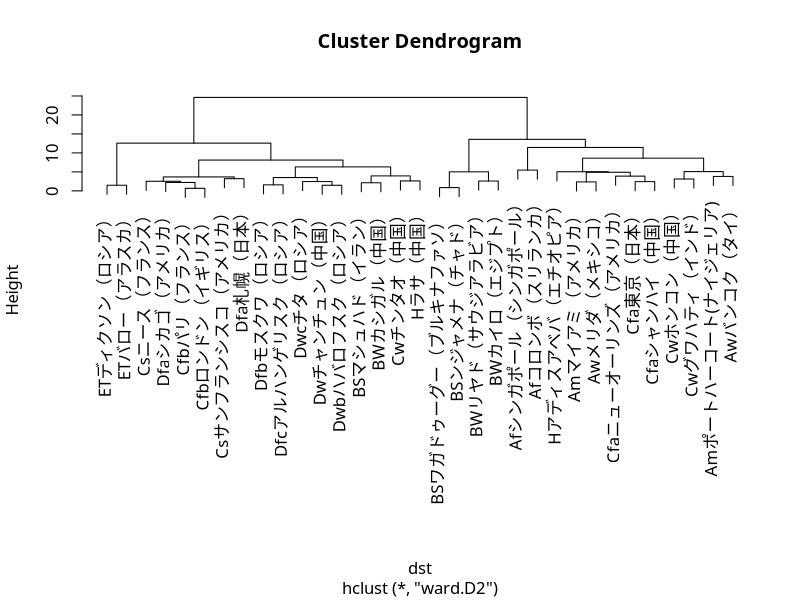
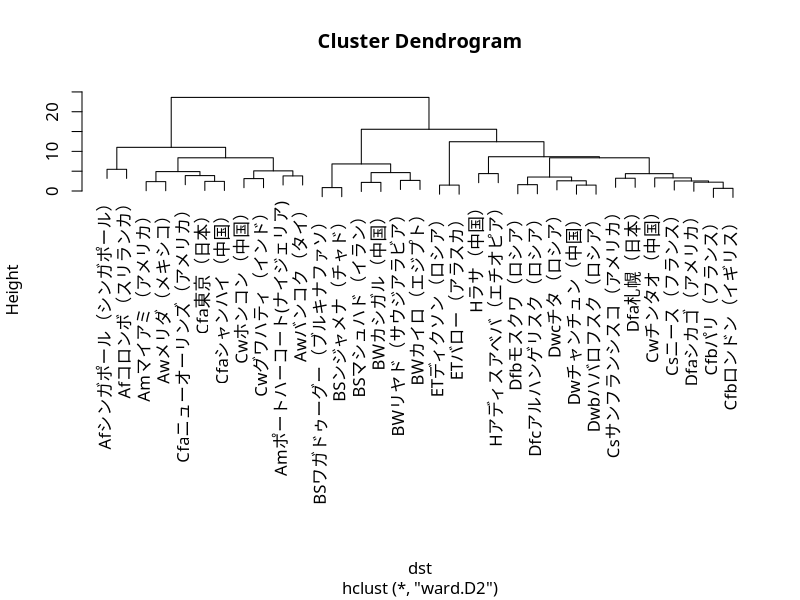
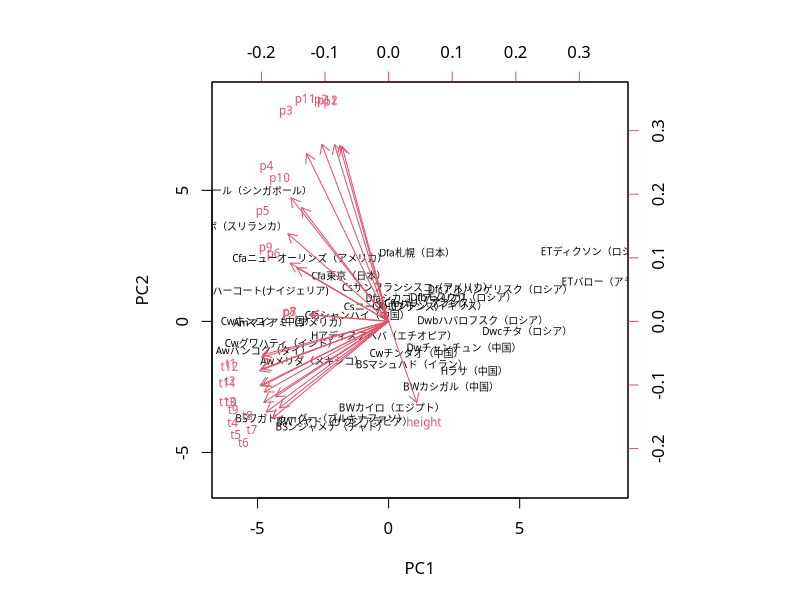
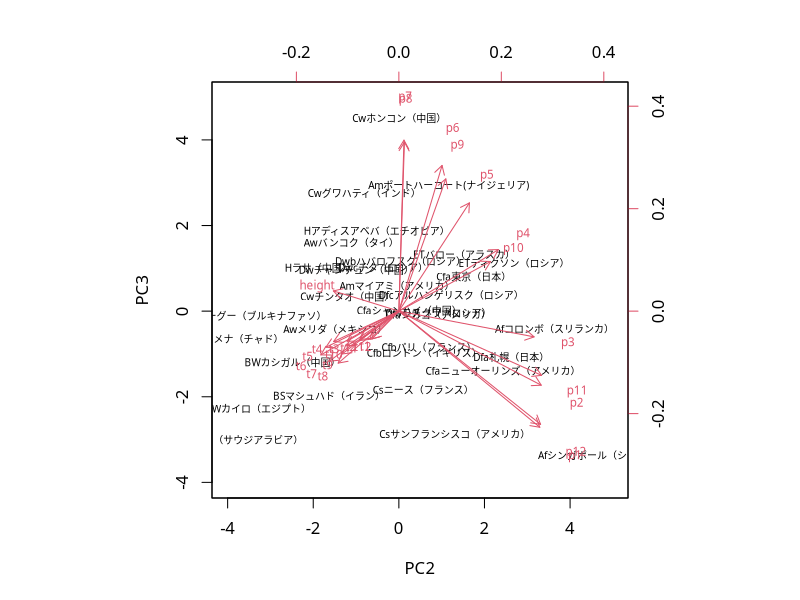

Write the R code that produced these figures, in order. (Note: this script raises an error after producing the figures.)
par(family = "HiraginoSans-W4")
koeppen <- read.csv(file="world_temp_prec.csv", row.names=1, header=TRUE, fileEncoding="utf8") 
## 4.1クラスター分析
## 4.1.1 各月の気温と降水量のデータを使ったとき
mydata <- subset(koeppen, select=-c(class,height,t_year,p_year)) # 各月の気温と降水量のデータを使う。
## 階層的クラスタリングの実行:
dst <- dist(scale(mydata)) # ユークリッド距離
est <- hclust(dst, method="ward.D2") # Ward法 (代表的な方法の一つ)
plot(est)
## 結果の確認 (各クラスター内の都市名を表示)
clust <- cutree(est,5) # 気候区分を5つに分ける。
perf <- rownames(mydata) # 都市名の取得
perf[clust==1] # Af（熱帯雨林気候）
perf[clust==2] # A（Af以外）とC
perf[clust==3] # BとCとD
perf[clust==4] # BSとBW
perf[clust==5] # ET（ツンドラ気候）

## 4.1.2 高度、各月の気温と降水量のデータを使ったとき
mydata <- subset(koeppen, select=-c(class,t_year,p_year)) # 高度のデータを加えてみる。
## 階層的クラスタリングの実行:
dst <- dist(scale(mydata)) # ユークリッド距離
est <- hclust(dst, method="ward.D2") # Ward法 (代表的な方法の一つ)
plot(est)
## 結果の確認 (各クラスター内の都市名を表示)
clust <- cutree(est,6) # 気候区分を6つに分ける。
perf <- rownames(mydata) # 都市名の取得
perf[clust==1] # Af（熱帯雨林気候）
perf[clust==2] # A（Af以外）とC
perf[clust==3] # B（乾燥帯気候）
perf[clust==4] # CとD
perf[clust==5] # ET（ツンドラ気候）
perf[clust==6] # H（高山気候）

## 4.2 主成分分析
est <- prcomp(mydata, scale=TRUE) # 主成分分析の実行（4.1.2のmydataを使用）
biplot(est,cex=c(0.6, 0.7), scale=0) # バイプロット(第1 vs 第2主成分)
biplot(est,choices=c(2,3),cex=c(0.6, 0.7), scale=0) # バイプロット(第2 vs 第3主成分)

## 4.3 判別分析
mydata <- subset(koeppen, select=-c(t_year,p_year)) 
items <- c("A", "B", "C", "D")
abcd <- subset(mydata, mydata$class %in% items) # データ数が少ないEとHは除く。
levels(abcd$class) <- c("A", "B", "C", "D", "A", "B") # 因子の水準属性を変更。つまりEとHを除く。
#pairs(subset(mydata, select=-class), col=rainbow(4)[mydata$class])
## データをランダムに２分割 (一方を訓練データ, もう一方を試験データ)
set.seed(123)
idx <- sample.int(nrow(abcd), size=nrow(abcd)/2)
abcd.train <- abcd[idx, ] # 訓練データ
abcd.test <- abcd[-idx, ] # テストデータ
require(caret) 
## LOO CV の例 (lda/qdaは標準で装備している)
## 線形判別（データ数が少ないので上手くいかない）
myld <- lda(class ~ ., data=abcd.train)
myldloo <- lda(class ~ ., data=abcd.train, CV=TRUE)
table(true=abcd.train$class,est=predict(myld)$class) # 訓練誤差
table(true=abcd.train$class,est=myldloo$class)  # CVによる予測誤差
## 線形判別は過学習している
## 2次判別（データ数が少ないのでそもそも出来ない）
#myqd <- qda(class ~ ., data=abcd.train)
#myqdloo <- qda(class ~ ., data=abcd.train, CV=TRUE)
#table(true=abcd.train$class,est=predict(myqd)$class) # 訓練誤差
#table(true=abcd.train$class,est=myqdloo$class)  # CVによる予測誤差
